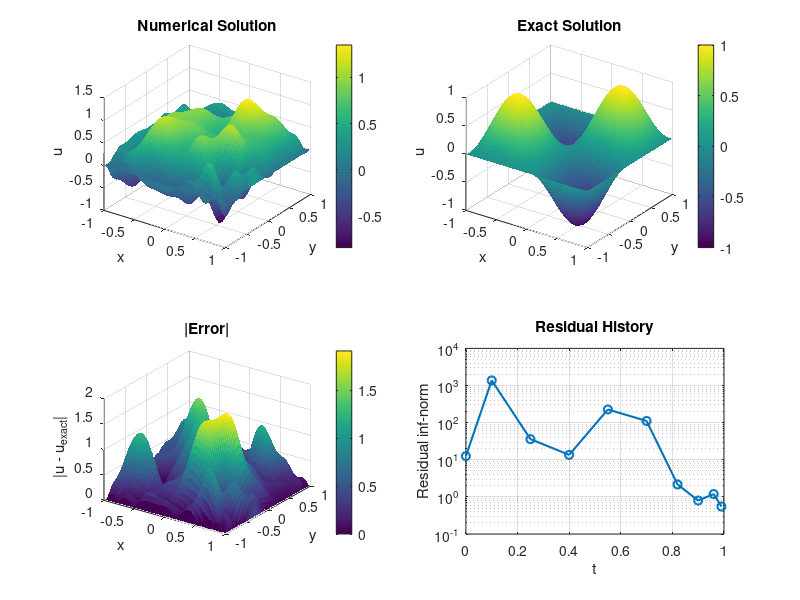

Recreate this plot in MATLAB.
function image_homotopy_legendre_bmatrix_demo()
% Verification code for the image homotopy equation
%
%   t * sin(pi x) * sin(pi y) + (1 - t) * det(D^2 u) = f(x,y,t),
%
% on Omega = (-1,1)^2, using the paper's Legendre-Galerkin basis and the
% explicit B-matrix transform chain.
%
% Manufactured exact solution:
%   u_exact(x,y) = sin(pi x) sin(pi y).
%
% Then
%   det(D^2 u_exact) = pi^4 * (s^2 - c^2),
% where
%   s = sin(pi x) sin(pi y),   c = cos(pi x) cos(pi y),
% and the corresponding right-hand side is
%
%   f(x,y,t) = t * sin(pi x) sin(pi y) + (1 - t) * det(D^2 u_exact).
%
% Important note:
% At t = 1 the equation no longer contains u, so it is not a genuine PDE
% solve. For that reason this script solves for t < 1 and separately checks
% the compatibility identity at t = 1.

    clc;
    close all;

    problem = default_problem();
    result = solve_image_homotopy(problem);

    fprintf('Final continuation parameter t = %.3f\n', result.t_values(end));
    fprintf('Final residual inf-norm        = %.3e\n', result.residual_history(end));
    fprintf('Relative L2 evaluation error   = %.3e\n', result.rel_l2_error);
    fprintf('Max evaluation error           = %.3e\n', result.max_error);
    fprintf('t = 1 compatibility error      = %.3e\n', result.t1_compatibility_error);

    plot_solution(result);
end

function problem = default_problem()
    problem.N = 10;
    problem.Q = 32;
    problem.eval_points = 101;
    problem.t_values = [0.00, 0.10, 0.25, 0.40, 0.55, 0.70, 0.82, 0.90, 0.96, 0.99];
    problem.newton_tol = 1e-10;
    problem.newton_maxit = 20;
    problem.fd_step = 1e-7;
    problem.line_search_min = 2^-12;

    problem.exact_u = @(X, Y) sin(pi * X) .* sin(pi * Y);
    problem.g = @(X, Y) sin(pi * X) .* sin(pi * Y);
    problem.det_exact = @(X, Y) det_hessian_exact(X, Y);
    problem.f = @(X, Y, t) t .* problem.g(X, Y) + (1 - t) .* problem.det_exact(X, Y);
end

function D = det_hessian_exact(X, Y)
    s = sin(pi * X) .* sin(pi * Y);
    c = cos(pi * X) .* cos(pi * Y);
    D = pi^4 * (s.^2 - c.^2);
end

function result = solve_image_homotopy(problem)
    ops = build_b_matrix_operators(problem.N, problem.Q, problem.eval_points);

    G_vals = problem.g(ops.Xq, ops.Yq);
    G_vec = ops.T1 * G_vals(:);

    % Project the exact solution into the Galerkin space to select the
    % intended branch of the nonlinear equation at t = 0.
    U_exact_proj = project_to_phi(problem.exact_u(ops.Xq, ops.Yq), ops);
    U_vec = U_exact_proj(:);

    residual_history = zeros(numel(problem.t_values), 1);
    newton_steps = zeros(numel(problem.t_values), 1);

    for k = 1:numel(problem.t_values)
        t = problem.t_values(k);
        F_vals = problem.f(ops.Xq, ops.Yq, t);
        F_vec = ops.T1 * F_vals(:);

        [U_vec, iter_count, res_norm] = newton_solve( ...
            U_vec, ...
            @(z) residual(z, t, G_vec, F_vec, ops), ...
            problem.newton_tol, ...
            problem.newton_maxit, ...
            problem.fd_step, ...
            problem.line_search_min);

        residual_history(k) = res_norm;
        newton_steps(k) = iter_count;
        fprintf('t = %6.3f, Newton steps = %2d, residual = %.3e\n', t, iter_count, res_norm);
    end

    U_hat = reshape(U_vec, problem.N, problem.N);
    U_eval = ops.Phi_eval * U_hat * ops.Phi_eval.';
    U_exact = problem.exact_u(ops.Xe, ops.Ye);
    err = U_eval - U_exact;

    F1_vals = problem.f(ops.Xq, ops.Yq, 1.0);
    t1_compatibility_error = norm(F1_vals(:) - G_vals(:), inf);

    result.coefficients = U_hat;
    result.t_values = problem.t_values(:);
    result.residual_history = residual_history;
    result.newton_steps = newton_steps;
    result.X_eval = ops.Xe;
    result.Y_eval = ops.Ye;
    result.U_eval = U_eval;
    result.U_exact = U_exact;
    result.error = err;
    result.rel_l2_error = norm(err(:)) / max(norm(U_exact(:)), eps);
    result.max_error = norm(err(:), inf);
    result.t1_compatibility_error = t1_compatibility_error;
end

function coeffs = project_to_phi(U_vals, ops)
    Pphi = ops.B3.' * ops.B2 * ops.B1;
    coeffs = Pphi * U_vals * Pphi.';
end

function r = residual(U_vec, t, G_vec, F_vec, ops)
    u_xx_vals = ops.T2 * U_vec;
    u_yy_vals = ops.T3 * U_vec;
    u_xy_vals = ops.T4 * U_vec;

    det_vec = ops.T1 * (u_xx_vals .* u_yy_vals - u_xy_vals .^ 2);
    r = t * G_vec + (1 - t) * det_vec - F_vec;
end

function [ops] = build_b_matrix_operators(N, Q, eval_points)
    full_count = N + 2;
    full_deg = full_count - 1;

    [xq, wq] = legendre_gauss(Q);
    Pq = legendre_values(xq, full_deg);
    gamma = 2 ./ (2 * (0:full_deg)' + 1);

    B1 = diag(1 ./ gamma) * (Pq.' * diag(wq));
    B2 = diag(gamma);

    B3 = zeros(full_count, N);
    for j = 0:N-1
        B3(j + 1, j + 1) = 1;
        B3(j + 3, j + 1) = -1;
    end

    B4 = Pq;

    B5 = zeros(full_count, full_count);
    for j = 0:full_deg
        for k = 0:full_deg
            if mod(k + j, 2) == 0 && k <= j - 2
                B5(k + 1, j + 1) = (k + 0.5) * (j * (j + 1) - k * (k + 1));
            end
        end
    end

    B6 = zeros(full_count, full_count);
    for j = 0:full_deg
        for k = 0:full_deg
            if mod(k + j, 2) == 1 && k <= j - 1
                B6(k + 1, j + 1) = 2 * k + 1;
            end
        end
    end

    coeff_to_legendre = kron(B3, B3);
    nodal_from_legendre = kron(B4, B4);
    Pphi = B3.' * B2 * B1;

    T1 = kron(Pphi, Pphi);
    T2 = nodal_from_legendre * kron(eye(full_count), B5) * coeff_to_legendre;
    T3 = nodal_from_legendre * kron(B5, eye(full_count)) * coeff_to_legendre;
    T4 = nodal_from_legendre * kron(B6, B6) * coeff_to_legendre;

    xe = linspace(-1, 1, eval_points).';
    ye = xe;
    Pe = legendre_values(xe, full_deg);
    Phi_eval = Pe * B3;

    [Xq, Yq] = meshgrid(xq, xq);
    [Xe, Ye] = meshgrid(xe, ye);

    ops.N = N;
    ops.B1 = B1;
    ops.B2 = B2;
    ops.B3 = B3;
    ops.B4 = B4;
    ops.B5 = B5;
    ops.B6 = B6;
    ops.T1 = T1;
    ops.T2 = T2;
    ops.T3 = T3;
    ops.T4 = T4;
    ops.Phi_eval = Phi_eval;
    ops.Xq = Xq;
    ops.Yq = Yq;
    ops.Xe = Xe;
    ops.Ye = Ye;
end

function [z, iter_count, res_norm] = newton_solve(z0, F, tol, maxit, fd_step, line_search_min)
    z = z0;
    r = F(z);
    res_norm = norm(r, inf);

    for iter_count = 1:maxit
        if res_norm < tol
            return;
        end

        J = finite_difference_jacobian(F, z, r, fd_step);
        delta = -(J + 1e-12 * eye(size(J))) \ r;

        alpha = 1.0;
        accepted = false;
        while alpha >= line_search_min
            z_trial = z + alpha * delta;
            r_trial = F(z_trial);
            if norm(r_trial, inf) < (1 - 1e-4 * alpha) * res_norm
                z = z_trial;
                r = r_trial;
                res_norm = norm(r, inf);
                accepted = true;
                break;
            end
            alpha = alpha / 2;
        end

        if ~accepted
            z = z + delta;
            r = F(z);
            res_norm = norm(r, inf);
        end
    end
end

function J = finite_difference_jacobian(F, z, Fz, h)
    n = numel(z);
    J = zeros(n, n);

    for j = 1:n
        dz = zeros(n, 1);
        step = h * max(1, abs(z(j)));
        dz(j) = step;
        J(:, j) = (F(z + dz) - Fz) / step;
    end
end

function [x, w] = legendre_gauss(n)
    beta = 0.5 ./ sqrt(1 - (2 * (1:n-1)) .^ (-2));
    T = diag(beta, 1) + diag(beta, -1);
    [V, D] = eig(T);
    x = diag(D);
    [x, idx] = sort(x);
    V = V(:, idx);
    w = 2 * (V(1, :) .^ 2).';
end

function P = legendre_values(x, max_degree)
    m = numel(x);
    P = zeros(m, max_degree + 1);
    P(:, 1) = 1;
    if max_degree == 0
        return;
    end

    P(:, 2) = x;
    for n = 1:max_degree-1
        P(:, n + 2) = ((2 * n + 1) * x .* P(:, n + 1) - n * P(:, n)) / (n + 1);
    end
end

function plot_solution(result)
    figure('Color', 'w', 'Name', 'Image Homotopy B-Matrix Solver');

    subplot(2, 2, 1);
    surf(result.X_eval, result.Y_eval, result.U_eval, 'EdgeColor', 'none');
    title('Numerical Solution');
    xlabel('x');
    ylabel('y');
    zlabel('u');
    view(35, 30);
    colorbar;

    subplot(2, 2, 2);
    surf(result.X_eval, result.Y_eval, result.U_exact, 'EdgeColor', 'none');
    title('Exact Solution');
    xlabel('x');
    ylabel('y');
    zlabel('u');
    view(35, 30);
    colorbar;

    subplot(2, 2, 3);
    surf(result.X_eval, result.Y_eval, abs(result.error), 'EdgeColor', 'none');
    title('|Error|');
    xlabel('x');
    ylabel('y');
    zlabel('|u - u_{exact}|');
    view(35, 30);
    colorbar;

    subplot(2, 2, 4);
    semilogy(result.t_values, max(result.residual_history, eps), '-o', 'LineWidth', 1.5);
    title('Residual History');
    xlabel('t');
    ylabel('Residual inf-norm');
    grid on;
end
